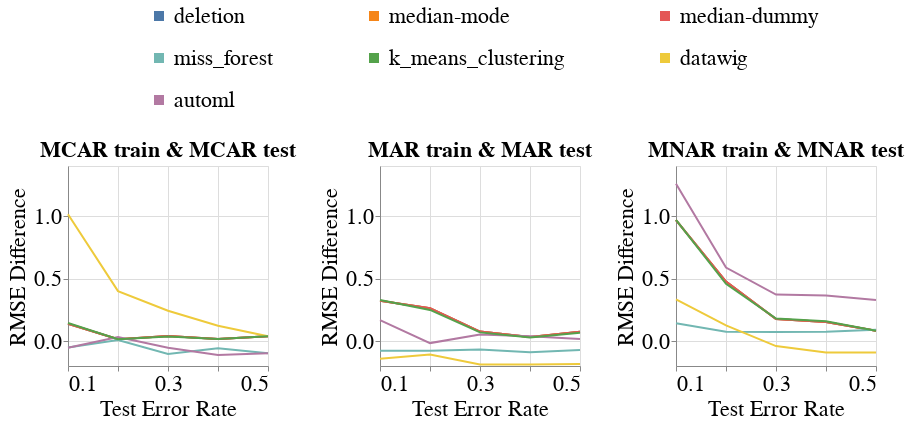

Notebook code for this chart:
### Markdown cell above
### Disparity Metrics

### Code cell
create_line_bands_for_no_shift(dataset_name=DATASET_NAME,
                               column_name='SoundSleep',
                               metric_name='rmse',
                               group='Gender',
                               db_client=db_client,
                               with_band=False)

### Figure 1 — Vega-Lite specification as saved in the notebook (floating-point values rounded to 4 significant figures; data arrays with more than 128 entries replaced by an {"elided": "..."} marker saying what was removed)
{"config": {"view": {"continuousWidth": 400, "continuousHeight": 300}, "axis": {"labelFontSize": 22, "labelFontWeight": "normal", "titleFontSize": 22, "titleFontWeight": "normal"}, "legend": {"columns": 3, "direction": "horizontal", "labelFontSize": 22, "labelLimit": 400, "orient": "top", "symbolOffset": 80, "symbolStrokeWidth": 10, "titleAnchor": "middle", "titleFontSize": 22, "titleLimit": 300}, "title": {"fontSize": 22}}, "hconcat": [{"mark": "line", "encoding": {"color": {"field": "Null_Imputer_Name", "sort": ["deletion", "median-mode", "median-dummy", "miss_forest", "k_means_clustering", "datawig", "automl"], "title": null, "type": "nominal"}, "x": {"axis": {"labelExpr": "(datum.value == 0.1) || (datum.value == 0.3) || (datum.value == 0.5) ? datum.label : ''"}, "field": "Test_Error_Rate", "scale": {"nice": false}, "title": "Test Error Rate", "type": "quantitative"}, "y": {"aggregate": "mean", "field": "Rmse_Difference", "scale": {"zero": false}, "title": "RMSE Difference", "type": "quantitative"}}, "height": 200, "title": {"text": "MCAR train & MCAR test", "fontSize": 22}, "width": 200}, {"data": {"name": "data-dc79081eb674a7f2aa0f0dfdb2747b3b"}, "mark": "line", "encoding": {"color": {"field": "Null_Imputer_Name", "sort": ["deletion", "median-mode", "median-dummy", "miss_forest", "k_means_clustering", "datawig", "automl"], "title": null, "type": "nominal"}, "x": {"axis": {"labelExpr": "(datum.value == 0.1) || (datum.value == 0.3) || (datum.value == 0.5) ? datum.label : ''"}, "field": "Test_Error_Rate", "scale": {"nice": false}, "title": "Test Error Rate", "type": "quantitative"}, "y": {"aggregate": "mean", "field": "Rmse_Difference", "scale": {"zero": false}, "title": "RMSE Difference", "type": "quantitative"}}, "height": 200, "title": {"text": "MAR train & MAR test", "fontSize": 22}, "width": 200}, {"data": {"name": "data-45a9d16d10b897c070608a9b953e94a2"}, "mark": "line", "encoding": {"color": {"field": "Null_Imputer_Name", "sort": ["deletion", "median-mode", "median-dummy", "miss_forest", "k_means_clustering", "datawig", "automl"], "title": null, "type": "nominal"}, "x": {"axis": {"labelExpr": "(datum.value == 0.1) || (datum.value == 0.3) || (datum.value == 0.5) ? datum.label : ''"}, "field": "Test_Error_Rate", "scale": {"nice": false}, "title": "Test Error Rate", "type": "quantitative"}, "y": {"aggregate": "mean", "field": "Rmse_Difference", "scale": {"zero": false}, "title": "RMSE Difference", "type": "quantitative"}}, "height": 200, "title": {"text": "MNAR train & MNAR test", "fontSize": 22}, "width": 200}], "data": {"name": "data-ab44956781dcbf092cf4f6b898fdfd06"}, "resolve": {"scale": {"y": "shared"}}, "$schema": "https://vega.github.io/schema/vega-lite/v4.17.0.json", "datasets": {"data-ab44956781dcbf092cf4f6b898fdfd06": {"elided": "210 records"}, "data-dc79081eb674a7f2aa0f0dfdb2747b3b": {"elided": "210 records"}, "data-45a9d16d10b897c070608a9b953e94a2": {"elided": "210 records"}}}
